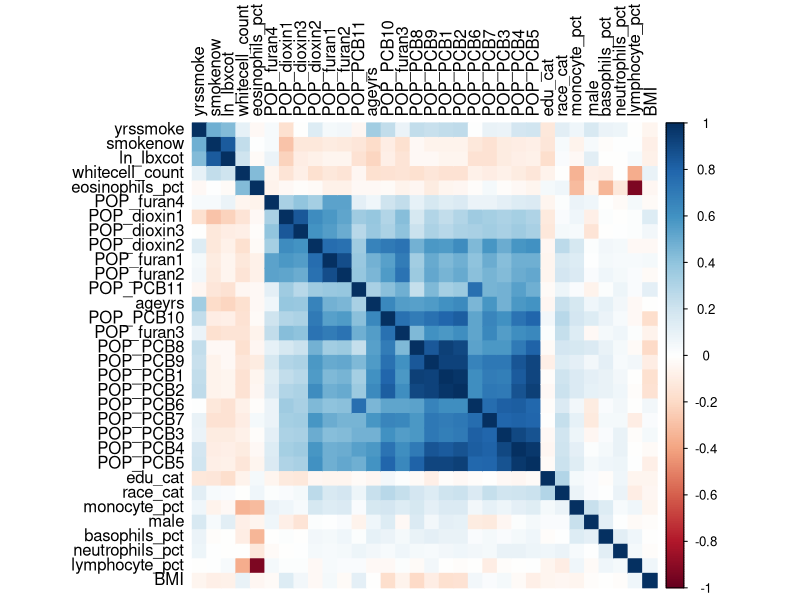
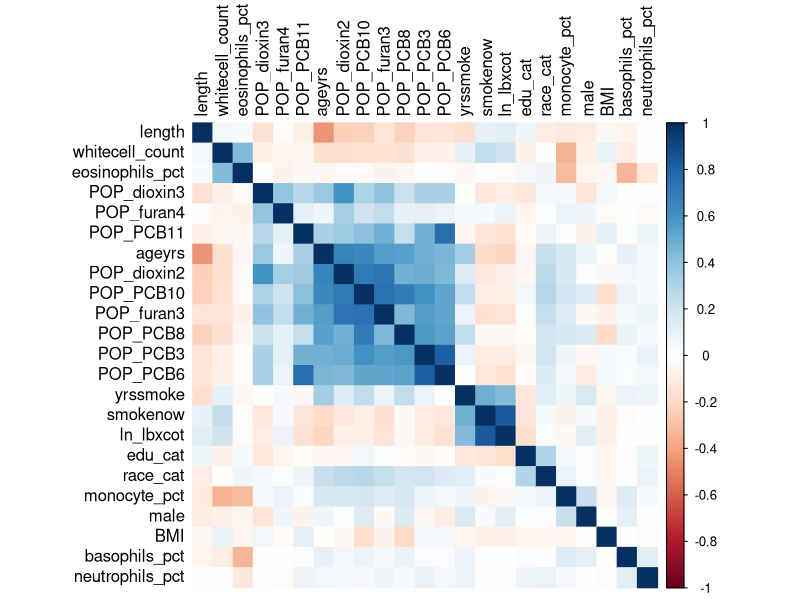

Generate these figures, in order, with R:
set.seed(123) ## for reproducibility
library(glmnet)
library(corrplot)
data_dir <-  r"(C:\Users\Frank Shi\Documents\FrankS\Waterloo\pollutants)"
setwd(data_dir)
pollutants_original <- read.csv(file='pollutants.csv')

#===============================================
# plot correlation bewtween all covariates
excl_cols <- c('X', 'length')
pollutants1 <- pollutants_original[!colnames(pollutants_original) %in% excl_cols]
pollutants_corr <- cor(pollutants1)
corrplot(pollutants_corr, order="hclust", method="color", type="full", 
         tl.col = "black")

# take out a few covariates based on the correlation heat map
excl_cols1 <- c('X', paste0('POP_PCB', c(1, 2, 4, 5, 7, 9)),
                paste0('POP_furan', c(1, 2)), 'POP_dioxin1',
                'lymphocyte_pct')
pollutants2 <- pollutants_original[!colnames(pollutants_original) %in% excl_cols1]
pollutants_corr2 <- cor(pollutants2)
corrplot(pollutants_corr2, order="hclust", method="color", type="full", 
         tl.col = "black")


#===============================================
# after the first round of filtering of covariates, deal with categorical covariates
pollutants <- pollutants2
gender_list <- c('female', 'male')
edu_list <- c('before_high_school', 'high_school', 'college', 'college_grad')
eth_list <- c('other', 'mexi_us', 'nonhisp_black', 'nonhisp_white')
smoke_list <- c('no', 'yes')

gender <- gender_list[pollutants$male + 1]
education <- edu_list[pollutants$edu_cat]
race <- eth_list[pollutants$race_cat]
smoke_now <- smoke_list[pollutants$smokenow + 1]

pollutants$male <- factor(gender, levels=gender_list)
pollutants$edu_cat <- factor(education, levels=edu_list)
pollutants$race_cat <- factor(race, levels=eth_list)
pollutants$smokenow <- factor(smoke_now, levels=smoke_list)


#===============================================
# group different age groups
pollutants['agegroup'] <- 0
pollutants[pollutants['ageyrs'] >= 20 & pollutants['ageyrs'] <= 35, 'agegroup'] = 1
pollutants[pollutants['ageyrs'] >= 36 & pollutants['ageyrs'] <= 50, 'agegroup'] = 2
pollutants[pollutants['ageyrs'] >= 51, 'agegroup'] = 3
agegroup_list <- c('young', 'middleage', 'elder')
agegroup <- agegroup_list[pollutants$agegroup]
pollutants$agegroup <- factor(agegroup, levels=agegroup_list)

# lastly, take out ageyrs because we already have agegroup
pollutants <- pollutants[!colnames(pollutants) %in% c('ageyrs')]

# the most basic steps of data manipulation complete

# some ad-hoc covariates exclusions
# adhoc_excl <- c('edu_cat', 'race_cat')
# pollutants <- pollutants[!colnames(pollutants) %in% adhoc_excl]

#===============================================
# establishing benchmarks
model_full <- lm(length ~ ., data=pollutants)
model_0 <- lm(length ~ 1, data=pollutants)
model_start <- lm(length ~ 1, data=pollutants)
# aic stepwise
system.time({
  Mstep <- step(object = model_start,
                scope = list(lower = model_0, upper = model_full),
                direction = "both", 
                trace = 1, 
                k = 2)
})

# bic stepwise
system.time({
  Mstep <- step(object = model_start,
                scope = list(lower = model_0, upper = model_full),
                direction = "both", 
                trace = 1, 
                k = log(nrow(pollutants)))
})

#  lasso
y <- pollutants[['length']]
X <- model.matrix(model_full)
model_lasso <- glmnet(x=X, y=y, alpha=1, nlambda=500)
cv_fit_lasso <- cv.glmnet(x=X, y=y, alpha=1, nlambda=500)
print(coef(cv_fit_lasso, s="lambda.min"))

